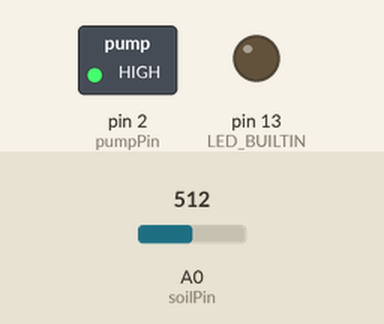
Bench run of a sketch on a simulated Arduino Uno, built with avr-gcc and run on an emulated ATmega328P. On the bench: switched loads named in the sketch (green lamp = pin HIGH), output pins drawn as LEDs (lit = HIGH). The inputs (shaded band) are chosen by the test bench; at power-on: A0 (soilPin) = 512. What the sketch prints to the serial monitor is not drawn.

Above: at 0.5 s.
At 6.1 s:
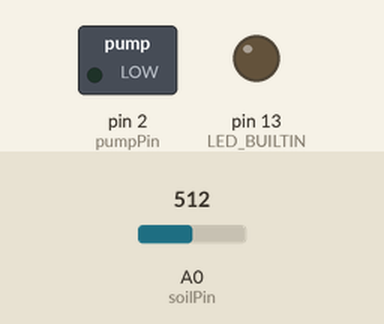
Timing chart, 0 to 14.6 s (numbered marks = the images above):
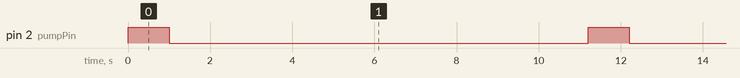

Measured:
- by itself, pin 2 (pumpPin): alternates HIGH for 1.0 s and LOW for 10.2 s

The sketch:

plant_waterer.ino
```cpp
/**
 * Written by Cole Taylor, October 2021 for a Lassonde Make Space lab at the University of Utah
 */

// ========== CONSTANTS: adjust these for your particular house plant and tubing setup ==========

// The soil moisture percentage at which the pump will activate. Range 0-100. 0 means no water
const int soilMoistureThreshold = 40;

// The amount of time (in milliseconds) the water pump pulses for
// Adjust this slightly based on the length of your water tube
const int waterPulseDuration = 1000;

// The amount of time (in milliseconds) the program will wait between reading soil moisture
const int waterInterval = 10000;

// SOIL MOISTURE SENSOR CALIBRATION
// Note: the max should be the value when the sensor is dry
//       the min is the value when it is submerged in water
//       You need to calibrate this since every sensor is different
const int soilWet = 276; // CHANGE THIS based on the console output Nick: 230 Justin: 280
const int soilDry = 555; // CHANGE THIS Nick: 480 Justin: 520

// v Don't change these unless you re-wire your arduino
// The digital (HI/LO) pin that the water pump runs on
const int pumpPin = 2;
// The analog (range of values) pin that the soil moisture sensor input comes in on
const int soilPin = 14;

/**
 * Setup code runs once at the beginning
 */
void setup()
{
  Serial.begin(9600);
  pinMode(pumpPin, OUTPUT);
  pinMode(LED_BUILTIN, OUTPUT);
}

/**
 * Runs repeateatedly, forever
 */
void loop()
{
  // read the pin that the soil moisture sensor is connected to
  int soilMoistureRaw = analogRead(soilPin);

  // convert the raw range to a percentage
  int soilMoisture = map(soilMoistureRaw, soilDry, soilWet, 0, 100);

  // print the soil moisture values to the console
  Serial.print("Soil moisture (raw): ");
  Serial.print(soilMoistureRaw);
  Serial.print("\t");
  Serial.print("Soil moisture (mapped 0-1): ");
  Serial.print(soilMoisture);
  Serial.print("\n");

  // if the soil moisture ever goes below 40%
  if (soilMoisture < soilMoistureThreshold)
  {
    // pulse the water pump
    digitalWrite(2, HIGH);
//      digitalWrite(LED_BUILTIN, HIGH);
    delay(waterPulseDuration);
    digitalWrite(2, LOW);
//      digitalWrite(LED_BUILTIN, LOW);

    // Wait 10 seconds before reading the soil moisture value again
    delay(waterInterval);
  }

  delay(200);

}
```
